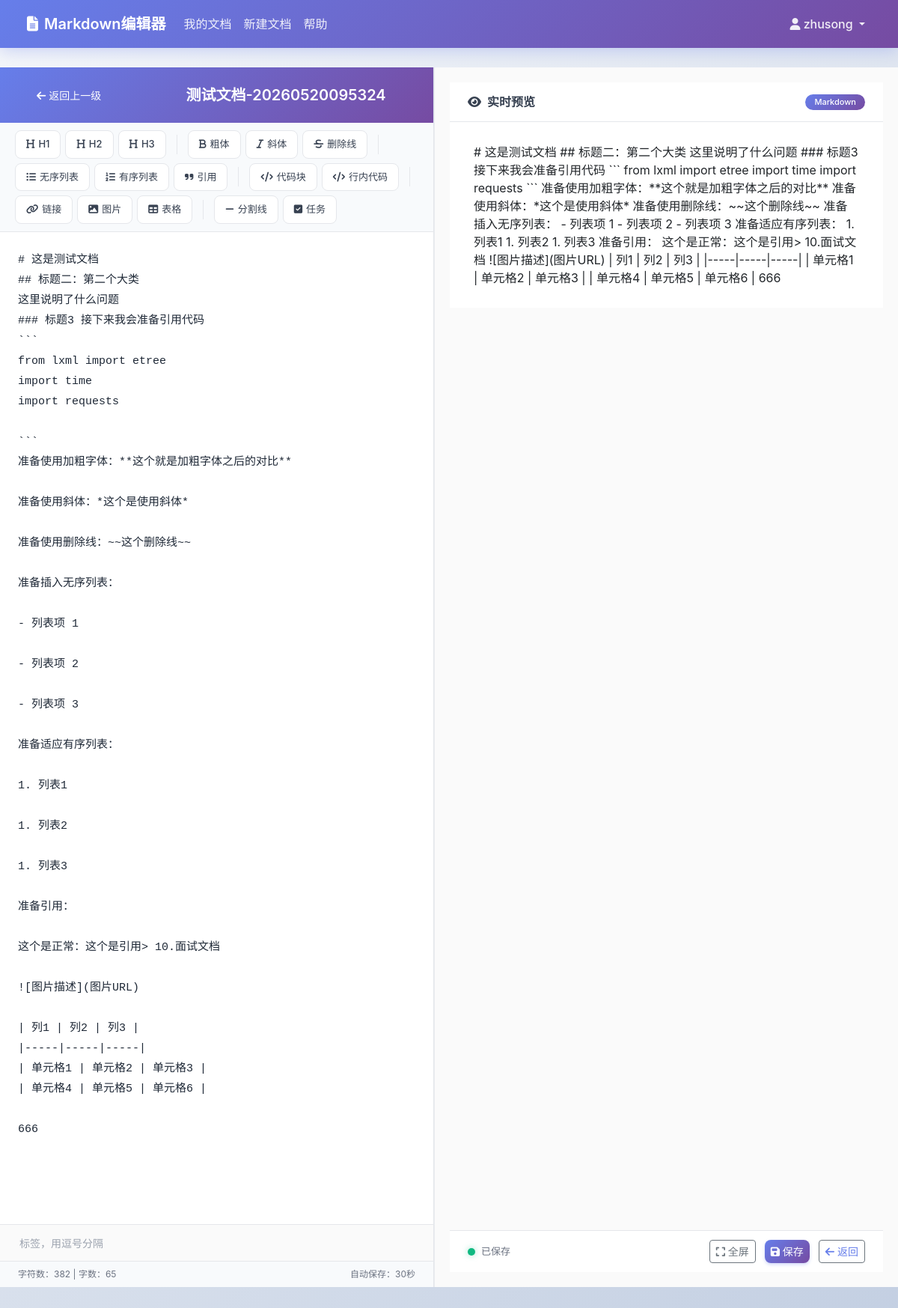
The app's page /edit-document/68/ (signed in) with its own data.
### documents/models.py (models this page shows, shortened)
class DocumentModel(models.Model):
    user = models.ForeignKey(User, on_delete=models.CASCADE, related_name='documents')
    folder = models.ForeignKey(FolderModel, on_delete=models.SET_NULL, null=True, blank=True, related_name='documents')
    title = models.CharField(max_length=200, default='未命名文档')
    content = models.TextField(default='')
    original_filename = models.CharField(max_length=200, default='', blank=True)
    tags = models.CharField(max_length=500, default='')
    create_time = models.DateTimeField(auto_now_add=True)
    update_time = models.DateTimeField(auto_now=True)
    is_deleted = models.BooleanField(default=False)
    delete_time = models.DateTimeField(null=True, blank=True)
    is_shared = models.BooleanField(default=False)
    share_token = models.CharField(max_length=50, default='', blank=True)
    share_expire = models.DateTimeField(null=True, blank=True)
    share_password = models.CharField(max_length=128, default='', blank=True)

### documents/views.py (the view, shortened to what this page needs)
# urls.py: path('edit-document/<int:document_id>/', views.edit_document_view, name='edit_document'),
@login_required
def edit_document_view(request, document_id):
    document = get_object_or_404(DocumentModel, id=document_id, user=request.user)
    versions = document.versions.order_by('-create_time')[:10]
    context = {
        'document': document,
        'versions': versions,
    }
    return render(request, 'documents/edit_document.html', context)

### templates/documents/edit_document.html (shortened to what this page needs)
{% extends 'base.html' %}
{% block content %}
<div class="editor-wrapper">
    <div class="editor-panel">
        <div class="editor-header">
            <a href="{% url 'my_documents' %}{% if document.folder %}?folder={{ document.folder.id }}{% endif %}" class="btn bg-white/20 hover:bg-white/30 text-white btn-sm mr-3 px-4 py-2 rounded-lg transition-all">
                <i class="fas fa-arrow-left mr-1"></i> 返回上一级
            </a>
            <input type="text" name="title" id="document-title" class="editor-title-input" value="{{ document.title }}" placeholder="请输入文档标题...">
        </div>
        <div class="toolbar-section">
            <button class="toolbar-btn" onclick="insertMarkdown('# ', '', '标题1')"><i class="fas fa-heading"></i> H1</button>
            <button class="toolbar-btn" onclick="insertMarkdown('## ', '', '标题2')"><i class="fas fa-heading"></i> H2</button>
            <button class="toolbar-btn" onclick="insertMarkdown('### ', '', '标题3')"><i class="fas fa-heading"></i> H3</button>
            <button class="toolbar-btn" onclick="insertMarkdown('**', '**', '粗体')"><i class="fas fa-bold"></i> 粗体</button>
            <button class="toolbar-btn" onclick="insertMarkdown('*', '*', '斜体')"><i class="fas fa-italic"></i> 斜体</button>
            <button class="toolbar-btn" onclick="insertMarkdown('~~', '~~', '删除线')"><i class="fas fa-strikethrough"></i> 删除线</button>
            <button class="toolbar-btn" onclick="insertMarkdown('- ', '', '列表项')"><i class="fas fa-list-ul"></i> 无序列表</button>
            <button class="toolbar-btn" onclick="insertMarkdown('1. ', '', '列表项')"><i class="fas fa-list-ol"></i> 有序列表</button>
            <button class="toolbar-btn" onclick="insertMarkdown('> ', '', '引用')"><i class="fas fa-quote-right"></i> 引用</button>
            <button class="toolbar-btn" onclick="insertMarkdown('```\n', '\n```', '代码块')"><i class="fas fa-code"></i> 代码块</button>
            <button class="toolbar-btn" onclick="insertMarkdown('`', '`', '行内代码')"><i class="fas fa-code"></i> 行内代码</button>
            <button class="toolbar-btn" onclick="insertMarkdown('[链接文字](', ')', 'URL')"><i class="fas fa-link"></i> 链接</button>
            <button class="toolbar-btn" onclick="insertMarkdown('![图片描述](', ')', '图片URL')"><i class="fas fa-image"></i> 图片</button>
            <button class="toolbar-btn" onclick="insertTable()"><i class="fas fa-table"></i> 表格</button>
            <button class="toolbar-btn" onclick="insertMarkdown('---\n', '', '分割线')"><i class="fas fa-minus"></i> 分割线</button>
            <button class="toolbar-btn" onclick="insertMarkdown('- [ ] ', '', '任务列表')"><i class="fas fa-check-square"></i> 任务</button>
        </div>
        <form id="document-form" method="post" class="editor-content">
            <div class="editor-area">
                <textarea id="editor-textarea" name="content" class="editor-textarea" placeholder="开始编写您的Markdown文档...">{{ document.content }}</textarea>
            </div>
            <div class="tags-input">
                <input type="text" name="tags" id="document-tags" value="{{ document.tags }}" placeholder="标签，用逗号分隔">
            </div>
        </form>
        <div class="status-bar">
            <span>字符数：<span id="char-count">0</span> | 字数：<span id="word-count">0</span></span>
            <span>自动保存：30秒</span>
        </div>
    </div>
    <div class="preview-panel">
        <div class="preview-header">
            <span><i class="fas fa-eye me-2"></i>实时预览</span>
            <span class="badge">Markdown</span>
        </div>
        <div class="preview-content-wrapper">
            <div class="preview-content" id="preview-content">
                {{ document.content|safe }}
            </div>
        </div>
        <div class="action-bar">
            <div class="save-indicator">
                <span class="dot"></span>
                <span id="save-indicator">已保存</span>
            </div>
            <div class="action-buttons">
                <button class="btn btn-outline-secondary btn-sm" onclick="toggleFullscreen()">
                    <i class="fas fa-expand"></i> 全屏
                </button>
                <button class="btn btn-primary btn-sm" onclick="saveDocument()">
                    <i class="fas fa-save"></i> 保存
                </button>
                <a href="{% url 'my_documents' %}{% if document.folder %}?folder={{ document.folder.id }}{% endif %}" class="btn btn-outline-secondary btn-sm">
                    <i class="fas fa-arrow-left"></i> 返回
                </a>
            </div>
        </div>
    </div>
</div>
{% endblock %}

### templates/base.html (shortened to what this page needs)
<!DOCTYPE html>
<html lang="zh-CN">
<head>
    <link href="https://cdn.jsdelivr.net/npm/bootstrap@5.3.0/dist/css/bootstrap.min.css" rel="stylesheet">
    <link href="https://cdn.jsdelivr.net/npm/font-awesome@6.4.0/css/all.min.css" rel="stylesheet">
</head>
<body>
    <nav class="navbar navbar-expand-lg fixed-top">
        <div class="container-fluid">
            <a class="navbar-brand" href="{% url 'home' %}">
                <i class="fas fa-file-alt"></i> Markdown编辑器
            </a>
            <div class="collapse navbar-collapse" id="navbarNav">
                <ul class="navbar-nav me-auto">
                    {% if user.is_authenticated %}
                    <li class="nav-item">
                        <a class="nav-link" href="{% url 'my_documents' %}">我的文档</a>
                    </li>
                    <li class="nav-item">
                        <a class="nav-link" href="{% url 'create_document' %}">新建文档</a>
                    </li>
                    {% endif %}
                    <li class="nav-item">
                        <a class="nav-link" href="{% url 'help' %}">帮助</a>
                    </li>
                </ul>
                <ul class="navbar-nav">
                    {% if user.is_authenticated %}
                    <li class="nav-item dropdown">
                        <a class="nav-link dropdown-toggle" href="#" role="button" data-bs-toggle="dropdown">
                            <i class="fas fa-user"></i> {{ user.username }}
                        </a>
                    </li>
                    {% endif %}
                </ul>
            </div>
        </div>
    </nav>
    <div class="content">
        {% block content %}{% endblock %}
    </div>
</body>
</html>

### templates/base.html (style rules this page uses)
:root { --primary-color: #667eea; --primary-dark: #5a6fd6; --secondary-color: #764ba2; --accent-color: #f093fb; --success-color: #10b981; --warning-color: #f59e0b; --danger-color: #ef4444; --bg-gradient: linear-gradient(135deg, #667eea 0%, #764ba2 100%); --card-shadow: 0 4px 6px -1px rgba(0, 0, 0, 0.1), 0 2px 4px -1px rgba(0, 0, 0, 0.06); --card-shadow-hover: 0 10px 15px -3px rgba(0, 0, 0, 0.1), 0 4px 6px -2px rgba(0, 0, 0, 0.05); }
body { min-height: 100vh; background: linear-gradient(135deg, #f5f7fa 0%, #c3cfe2 100%); background-attachment: fixed; font-family: 'Inter', -apple-system, BlinkMacSystemFont, 'Segoe UI', Roboto, Oxygen, Ubuntu, sans-serif; }
.navbar { background: var(--bg-gradient) !important; box-shadow: 0 4px 20px rgba(102, 126, 234, 0.3); padding: 0.75rem 1.5rem; }
.navbar-brand { color: white !important; font-weight: 600; font-size: 1.25rem; display: flex; align-items: center; gap: 8px; }
.navbar-nav .nav-link { color: rgba(255, 255, 255, 0.9) !important; font-weight: 500; padding: 0.5rem 1rem; border-radius: 6px; transition: all 0.2s ease; }
.content { margin-top: 90px; padding-bottom: 3rem; }
.btn-primary { background: var(--bg-gradient); border: none; border-radius: 8px; font-weight: 500; transition: all 0.2s ease; box-shadow: 0 2px 4px rgba(102, 126, 234, 0.3); }
.badge { border-radius: 6px; font-weight: 500; padding: 0.25rem 0.5rem; }
.editor-panel { flex: 1; display: flex; flex-direction: column; }
.editor-textarea { flex: 1; resize: none; border: none; outline: none; font-family: 'Monaco', 'Menlo', 'Ubuntu Mono', 'Consolas', monospace; font-size: 14px; line-height: 1.6; }
.preview-panel { flex: 1; background-color: #fff; overflow-y: auto; padding: 20px; border-left: 1px solid #e9ecef; }
.preview-panel a { color: var(--primary-color); text-decoration: none; }

### records on screen
DocumentModel: title "测试文档-20260520095324", content "# 这是测试文档 ## 标题二：第二个大类 这里说明了什么问题 ### 标题3 接下来我会准备引用代码 ``` from lxml import etree import time import requests ``` 准备使用加粗字体：**这个就是加粗字体之后的对比** 准备使用斜体：*这个是使用斜体* 准备使用删除线：~~这个删除线~~ 准备插入无序列表： - 列表项 1 - 列表项 2 - 列表项 3 准备适应有序列表： 1. 列表1 1. 列表2 1. 列表3 准备引用： 这个是正常：这个是引用> 10.面试文档 ![图片描述](图片URL) | 列1 | 列2 | 列3 | |-----|-----|-----| | 单元格1 | 单元格2 | 单元格3 | | 单元格4 | 单元格5 | 单元格6 | 666"

### other values on screen
{{ user.username }} "zhusong"
